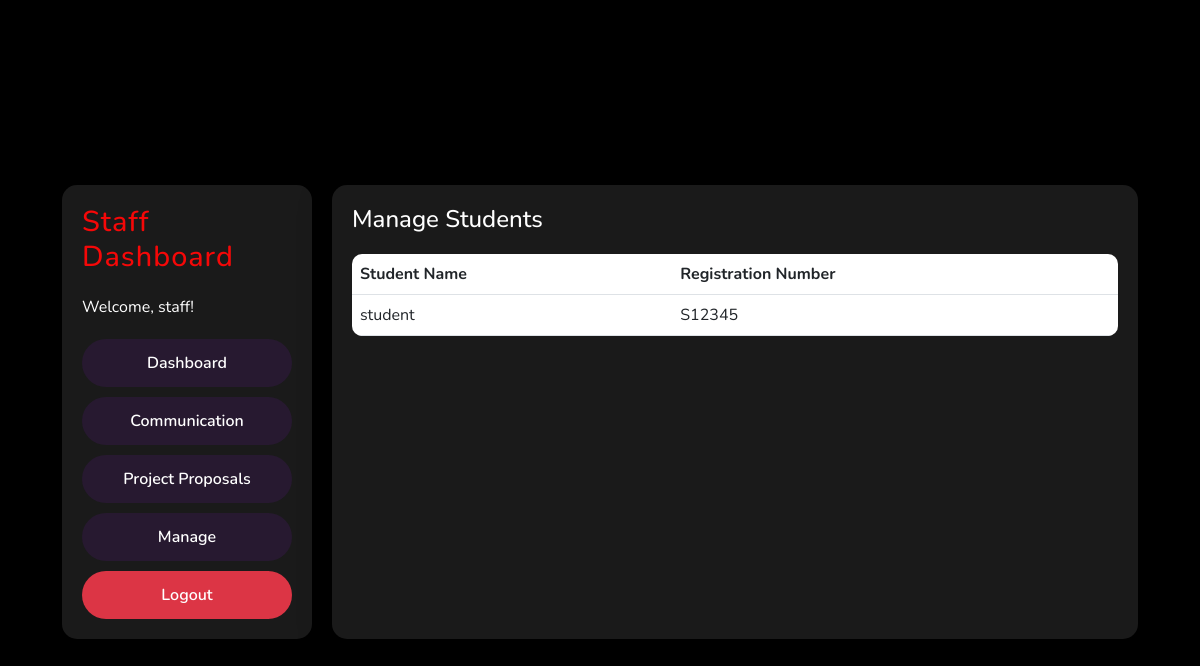
Screenshot of /staff/manage (signed in) with the database file from the repository.
### app.py (models this page shows, shortened)
class User(db.Model, UserMixin):
    id = db.Column(db.Integer, primary_key=True)
    username = db.Column(db.String(20), unique=True, nullable=False)
    password_hash = db.Column(db.String(128), nullable=False)
    role = db.Column(db.String(20), nullable=False)
    documents = db.relationship('Document', backref='uploader', foreign_keys='Document.user_id', lazy=True)
    staff_documents = db.relationship('Document', backref='staff', foreign_keys='Document.staff_id', lazy=True)
    full_name = db.Column(db.String(100))
    registration_number = db.Column(db.String(50))
    group_number = db.Column(db.String(20))
    group_members = db.Column(db.String(200))  # Store as a JSON string or comma-separated list
    assigned_staff_id = db.Column(db.Integer, db.ForeignKey('user.id'))  # Foreign key to assigned staff
    assigned_staff = db.relationship('User', remote_side=[id], foreign_keys=[assigned_staff_id])
    @property
    def password(self):
        raise AttributeError('Password is not readable.')

### app.py (the view)
@app.route('/staff/manage')
@login_required
def staff_manage():
    if current_user.role != 'Staff':
        flash('You do not have permission to access this page.', 'error')
        return redirect(url_for('home'))
    assigned_students = User.query.filter_by(assigned_staff_id=current_user.id, role='Student').all()
    return render_template('staff_manage.html', assigned_students=assigned_students)

### app.py (called while the page is built)
@login_manager.user_loader
def load_user(user_id):
    return db.session.get(User, int(user_id))

### templates/staff_manage.html
{% extends "base.html" %}
{% block content %}
<div class="dashboard-container">
    <div class="dashboard-nav">
        <h2>Staff Dashboard</h2>
        <p>Welcome, {{ current_user.username }}!</p>
        <div class="nav-options">
            <a href="{{ url_for('staff_dashboard') }}" class="nav-button">Dashboard</a>
            <a href="{{ url_for('staff_communication') }}" class="nav-button">Communication</a>
            <a href="{{ url_for('staff_project_proposals') }}" class="nav-button">Project Proposals</a>
            <a href="{{ url_for('staff_manage') }}" class="nav-button">Manage</a>
            <a href="{{ url_for('logout') }}" class="nav-button logout">Logout</a>
        </div>
    </div>
    <div class="dashboard-content">
        <h3>Manage Students</h3>
        <table class="table">
            <thead>
                <tr>
                    <th>Student Name</th>
                    <th>Registration Number</th>
                </tr>
            </thead>
            <tbody>
                {% for student in assigned_students %}
                <tr>
                    <td>{{ student.username }}</td>
                    <td>{{ student.registration_number or 'Not provided' }}</td>
                </tr>
                {% endfor %}
            </tbody>
        </table>
    </div>
</div>
{% endblock %}

### static/style.css (style rules this page uses)
* { margin: 0; padding: 0; box-sizing: border-box; font-family: 'Nunito', sans-serif; }
body { display: flex; align-items: center; justify-content: center; min-height: 100vh; width: 100%; padding: 0 10px; background: linear-gradient(135deg, #0c1be5 0%, #f60bd2 100%); }
body::before { content: ""; position: absolute; width: 100%; height: 100%; background: url("https://i.postimg.cc/mZXWsGXz/2151941514.jpg"), #000; background-position: center; background-size: cover; z-index: -1; }
h2 { font-size: 2.2rem; margin-bottom: 25px; color: #ffffff; letter-spacing: 1px; }
.logout { background-color: #dc3545; }
.dashboard-container { display: flex; gap: 20px; padding: 20px; }
.dashboard-nav { width: 250px; background: rgba(255, 255, 255, 0.1); border-radius: 15px; padding: 20px; backdrop-filter: blur(20px); -webkit-backdrop-filter: blur(20px); box-shadow: 0 8px 32px rgba(0, 0, 0, 0.37); }
.dashboard-nav h2 { font-size: 1.8rem; margin-bottom: 20px; color: #f50808; }
.dashboard-nav p { color: #ffffff; margin-bottom: 20px; }
.nav-options { display: flex; flex-direction: column; gap: 10px; }
.nav-button { background-color: #271930; color: #ffffff; font-weight: 600; border: none; padding: 12px 15px; cursor: pointer; border-radius: 25px; font-size: 16px; text-align: center; text-decoration: none; transition: all 0.3s ease; }
.dashboard-content { flex: 1; background: rgba(255, 255, 255, 0.1); border-radius: 15px; padding: 20px; backdrop-filter: blur(20px); -webkit-backdrop-filter: blur(20px); box-shadow: 0 8px 32px rgba(0, 0, 0, 0.37); }
.dashboard-content h3 { font-size: 1.5rem; margin-bottom: 20px; color: #ffffff; }
.table { width: 100%; border-collapse: collapse; margin-top: 20px; background: rgba(255, 255, 255, 0.1); border-radius: 10px; overflow: hidden; }
.table th, .table td { padding: 12px; text-align: left; color: #ffffff; }
.table th { background: rgba(255, 255, 255, 0.2); }

### rows the page displays
User: username "staff"
User: username "student", registration_number "S12345"
